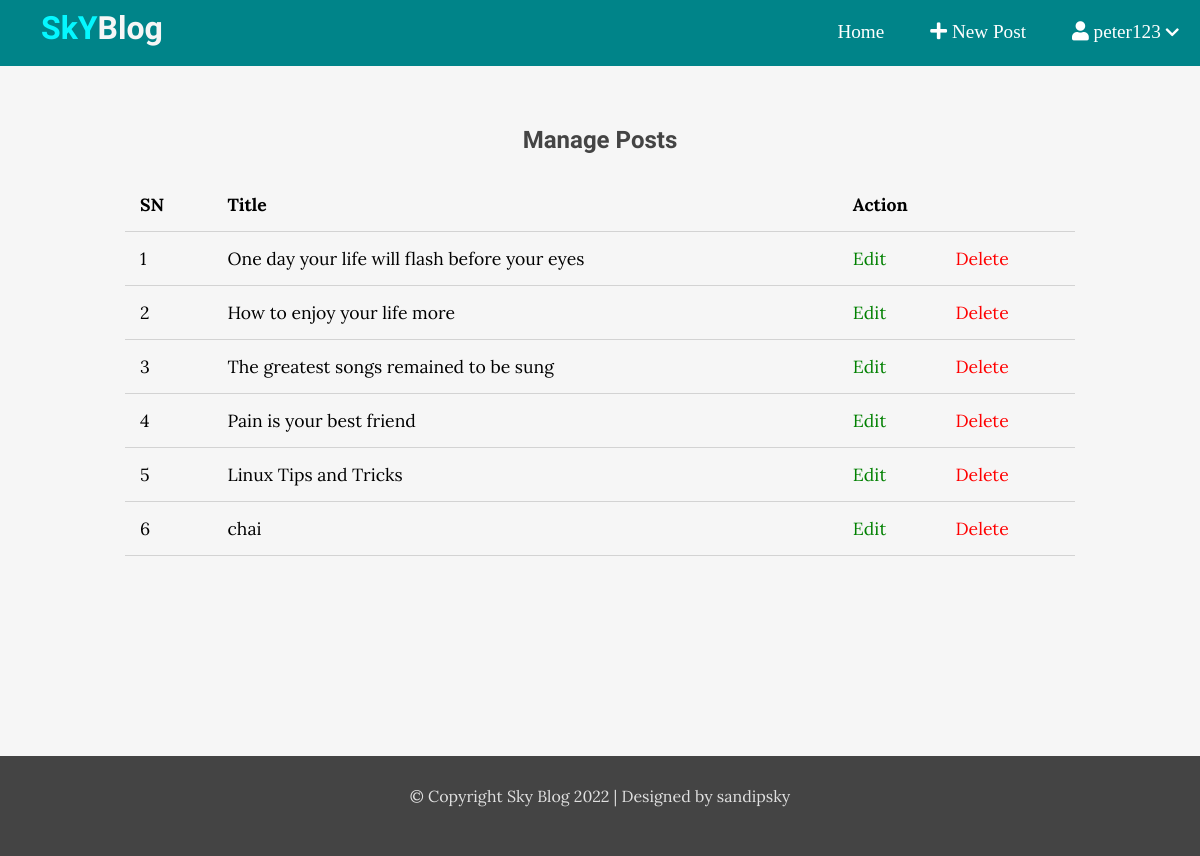
Page /manage/ (signed in) on the committed database.
### blog/models.py (models this page shows, shortened)
class Post(models.Model):
    title = models.CharField(max_length=200, blank=True, null=True)
    desc = models.TextField(blank=True, null=True)
    date_created = models.DateField(auto_now_add=True, blank=True, null=True)
    author = models.ForeignKey(User, on_delete=models.CASCADE, blank=True, null=True)
    category = models.ForeignKey(PostCategory, on_delete=models.CASCADE, blank=True, null=True)
    cover = models.ImageField(upload_to='images', blank=True, null=True)

### blog/views.py (the view)
# urls.py: path('manage/', postManage, name='manage'),
@login_required(login_url='login')
def postManage(request):
    posts = Post.objects.all()
    context = {'posts':posts}
    return render(request, 'manage.html', context)

### blog/templates/manage.html
{% extends 'base.html' %}
{% block content %}
<div class="crud-wrapper">
    <div class="crud-content">
        <div class="content">
            <h2 class="page-title">Manage Posts</h2>
            <table>
                <thead>
                    <th>SN</th>
                    <th>Title</th>
                    <th colspan="2">Action</th>
                </thead>
                <tbody>
                    {% for post in posts %}
                    <tr>
                        <td>{{forloop.counter}}</td>
                        <td><a href="{% url 'detail' post.id %}" class="title">{{post.title}}</a></td>
                        <td><a href="{% url 'update' post.id %}" class="edit">Edit</a></td>
                        <td><a href="{% url 'delete' post.id %}" class="delete">Delete</a></td>
                    </tr>
                    {% endfor %}
                </tbody>
            </table>
        </div>
    </div>
</div>
{% endblock %}

### blog/templates/base.html (shortened to what this page needs)
{% load static %}
<!DOCTYPE html>
<html lang="en">
<head>
    <link rel="stylesheet" href="https://use.fontawesome.com/releases/v5.15.4/css/all.css"/>
    <link rel="stylesheet" href="{% static '/css/style.css' %}">
    <link rel="stylesheet" href="{% static '/css/crud.css' %}">
</head>
<body>
    <header>
        <div class="logo">
            <h1 class="logo-text"><span>SkY</span>Blog</h1>
        </div>
        <ul class="nav" id="menu1">
            <li><a href="{% url 'index' %}">Home</a></li>
            {% if request.user.is_authenticated %}
            <li><a href="{% url 'create' %}"><i class="fa fa-plus"></i> New Post</a></li>
            <li>
                <a href="#" id="btn2">
                    <i class="fa fa-user"></i>
                    {{ request.user.username }}
                    <i class="fa fa-chevron-down" style="font-size: .8em;"></i>
                </a>
            </li>
            {% else %}
            <li><a href="{% url 'register' %}">SignUp</a></li>
            <li><a href="{% url 'login' %}">Login</a></li>
            {% endif %}
        </ul>
    </header>
    {% block content %}
    {% endblock %}
    <footer>
        <p>&copy; Copyright Sky Blog 2022 | Designed by sandipsky</p>
    </footer>
</body>
</html>

### static/css/style.css (style rules this page uses)
* { box-sizing: border-box; }
body { margin: 0; padding: 0; background: #f6f6f6; font-family: 'Lora'; position: relative; display: flex; flex-direction: column; min-height: 100vh; }
h1, h2, h3, h4, h5, h6 { font-family: 'Candal'; color: #444; }
a { text-decoration: none; }
header { background-color: #008489; height: 66px; color: white; }
header .logo { float: left; margin-left: 2em; }
header .logo-text { font-family: 'Candal'; margin: 9px; color: #f6f6f6; }
header .logo-text span { color: #05f7ff; }
header ul { float: right; list-style: none; margin: 0px; padding: 0px; font-family: 'Lara'; z-index: 999999999; }
header ul li { display: inline-block; position: relative; }
header ul li a { display: block; color: white; text-decoration: none; padding: 21px; font-size: 1.2em; }
.content { width: 95%; margin: 0px auto; margin-bottom: 100px; }
footer { color: #e0e0e0; background-color: #444; height: 100px; text-align: center; align-self: flex-end; width: 100%; margin-top: auto; }
footer p { margin-top: 30px; }

### static/css/crud.css (style rules this page uses)
.crud-wrapper { display: flex; }
.crud-content { flex: 8; height: fit-content; padding: 40px 100px 100px; }
.crud-content .page-title { text-align: center; margin-bottom: 1.5rem; }
table { width: 100%; border-collapse: collapse; font-size: 1.1rem; }
th, td { padding: 15px; text-align: left; border-bottom: 1px solid #d3d3d3; }
.edit { color: green; }
.delete { color: red; }
.title { color: black; }

### rows in the picture
Post: title "One day your life will flash before your eyes"
Post: title "How to enjoy your life more"
Post: title "The greatest songs remained to be sung"
Post: title "Pain is your best friend"
Post: title "Linux Tips and Tricks"
Post: title "chai"

### other values in the picture
{{ request.user.username }} "peter123"
